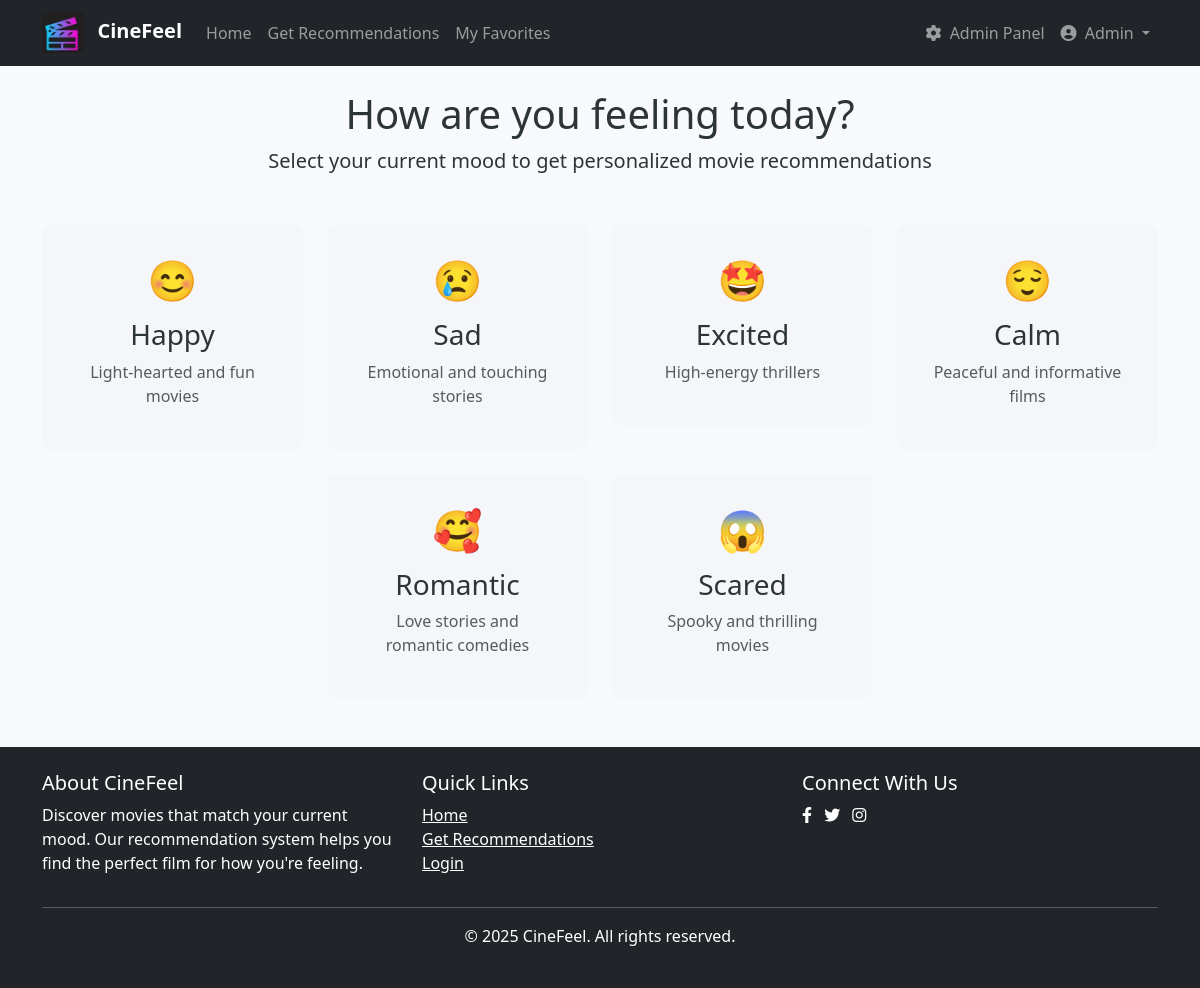
Screenshot of /mood-selection.php (signed in) with the database file from the repository.
### tables this page shows
CREATE TABLE `moods` (
  `mood_id` int(11) NOT NULL,
  `mood_name` varchar(50) NOT NULL,
  `mapped_genre` varchar(50) NOT NULL,
  `emoji` varchar(10) NOT NULL,
  `description` text DEFAULT NULL
);

### mood-selection.php (the view, shortened to what this page needs)
<?php
require_once 'includes/auth.php';
$stmt = $pdo->query("SELECT * FROM moods");
$moods = $stmt->fetchAll(PDO::FETCH_ASSOC);
require_once 'includes/header.php';
?>
<div class="text-center mb-5">
    <h1>How are you feeling today?</h1>
    <p class="lead">Select your current mood to get personalized movie recommendations</p>
</div>
<div class="row justify-content-center">
    <?php foreach ($moods as $mood): ?>
        <div class="col-6 col-md-4 col-lg-3 mb-4">
            <form action="recommendations.php" method="POST" class="mood-form">
                <button type="submit" class="btn btn-outline-primary mood-btn w-100 h-100 py-4">
                    <span class="emoji-display" style="font-size: 2.5rem;"><?php echo $mood['emoji']; ?></span>
                    <h3 class="mt-2"><?php echo $mood['mood_name']; ?></h3>
                    <p class="text-muted"><?php echo $mood['description']; ?></p>
                </button>
            </form>
        </div>
    <?php endforeach; ?>
</div>
<?php require_once 'includes/footer.php'; ?>

### assets/css/style.css (style rules this page uses)
:root { --primary-color: #6c5ce7; --secondary-color: #a29bfe; --dark-color: #2d3436; --light-color: #f5f6fa; --success-color: #00b894; --danger-color: #d63031; --warning-color: #fdcb6e; --info-color: #0984e3; --font-stack: 'Segoe UI', Tahoma, Geneva, Verdana, sans-serif; }
body { font-family: var(--font-stack); background-color: #f8f9fa; color: var(--dark-color); scroll-behavior: smooth; }
.mood-btn { padding: 2rem; background-color: var(--light-color); color: var(--dark-color); text-align: center; border: 2px solid transparent; border-radius: 10px; transition: all 0.3s ease; }

### rows the page displays
moods: emoji "😊", mood_name "Happy", description "Light-hearted and fun movies"
moods: emoji "😢", mood_name "Sad", description "Emotional and touching stories"
moods: emoji "🤩", mood_name "Excited", description "High-energy thrillers"
moods: emoji "😌", mood_name "Calm", description "Peaceful and informative films"
moods: emoji "🥰", mood_name "Romantic", description "Love stories and romantic comedies"
moods: emoji "😱", mood_name "Scared", description "Spooky and thrilling movies"

### other values shown
$_SESSION['name'] "Admin"
